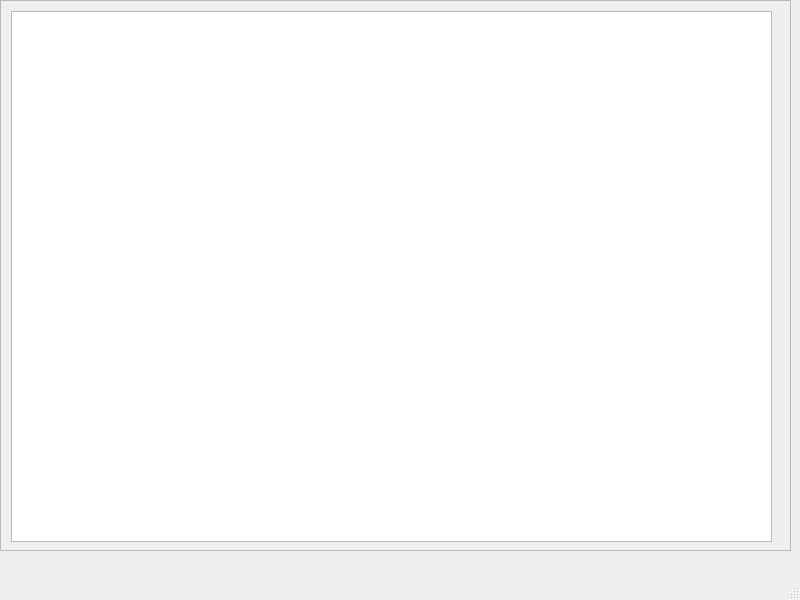
<?xml version="1.0" encoding="UTF-8"?>
<ui version="4.0">
 <class>MainWindow</class>
 <widget class="QMainWindow" name="MainWindow">
  <property name="geometry">
   <rect>
    <x>0</x>
    <y>0</y>
    <width>800</width>
    <height>600</height>
   </rect>
  </property>
  <property name="windowTitle">
   <string>MainWindow</string>
  </property>
  <widget class="QWidget" name="centralwidget">
   <widget class="QScrollArea" name="allSessionsArea">
    <property name="geometry">
     <rect>
      <x>0</x>
      <y>0</y>
      <width>791</width>
      <height>551</height>
     </rect>
    </property>
    <property name="widgetResizable">
     <bool>true</bool>
    </property>
    <widget class="QWidget" name="scrollAreaWidgetContents">
     <property name="geometry">
      <rect>
       <x>0</x>
       <y>0</y>
       <width>789</width>
       <height>549</height>
      </rect>
     </property>
     <widget class="QListWidget" name="listWidget">
      <property name="geometry">
       <rect>
        <x>10</x>
        <y>10</y>
        <width>761</width>
        <height>531</height>
       </rect>
      </property>
     </widget>
    </widget>
   </widget>
  </widget>
  <widget class="QMenuBar" name="menubar">
   <property name="geometry">
    <rect>
     <x>0</x>
     <y>0</y>
     <width>800</width>
     <height>21</height>
    </rect>
   </property>
  </widget>
  <widget class="QStatusBar" name="statusbar"/>
 </widget>
 <resources/>
 <connections/>
</ui>
